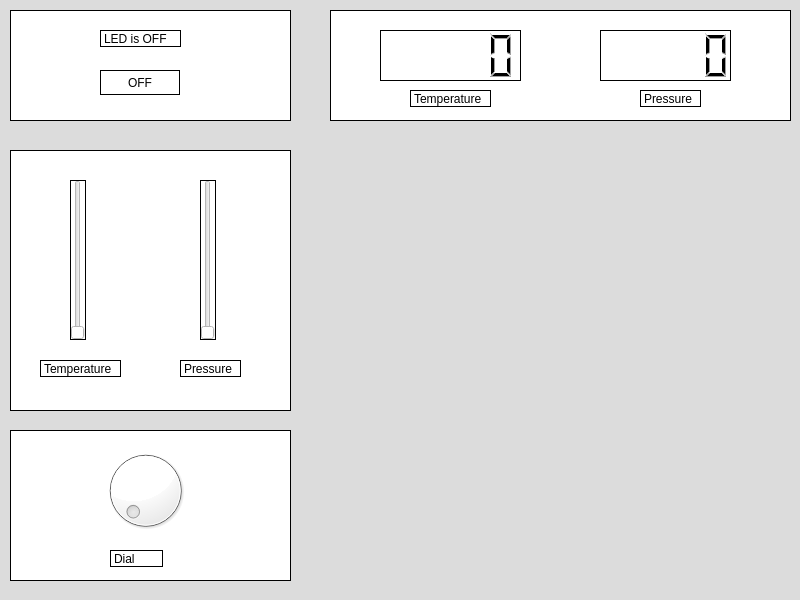
<?xml version="1.0" encoding="UTF-8"?>
<ui version="4.0">
 <class>hmi</class>
 <widget class="QWidget" name="hmi">
  <property name="geometry">
   <rect>
    <x>0</x>
    <y>0</y>
    <width>800</width>
    <height>600</height>
   </rect>
  </property>
  <property name="minimumSize">
   <size>
    <width>800</width>
    <height>0</height>
   </size>
  </property>
  <property name="windowTitle">
   <string>hmi</string>
  </property>
  <property name="styleSheet">
   <string notr="true">background-color: rgb(220, 220, 220)</string>
  </property>
  <widget class="QFrame" name="frame">
   <property name="geometry">
    <rect>
     <x>10</x>
     <y>10</y>
     <width>281</width>
     <height>111</height>
    </rect>
   </property>
   <property name="styleSheet">
    <string notr="true">background-color: rgb(255, 255, 255); border: 1px solid black</string>
   </property>
   <property name="frameShape">
    <enum>QFrame::StyledPanel</enum>
   </property>
   <property name="frameShadow">
    <enum>QFrame::Raised</enum>
   </property>
   <widget class="QPushButton" name="pushButton">
    <property name="geometry">
     <rect>
      <x>90</x>
      <y>60</y>
      <width>80</width>
      <height>25</height>
     </rect>
    </property>
    <property name="text">
     <string>OFF</string>
    </property>
   </widget>
   <widget class="QLabel" name="label">
    <property name="geometry">
     <rect>
      <x>90</x>
      <y>20</y>
      <width>81</width>
      <height>17</height>
     </rect>
    </property>
    <property name="text">
     <string>LED is OFF</string>
    </property>
   </widget>
  </widget>
  <widget class="QFrame" name="frame_2">
   <property name="geometry">
    <rect>
     <x>10</x>
     <y>150</y>
     <width>281</width>
     <height>261</height>
    </rect>
   </property>
   <property name="styleSheet">
    <string notr="true">background-color: rgb(255, 255, 255); border: 1px solid black</string>
   </property>
   <property name="frameShape">
    <enum>QFrame::StyledPanel</enum>
   </property>
   <property name="frameShadow">
    <enum>QFrame::Raised</enum>
   </property>
   <widget class="QLabel" name="label_3">
    <property name="geometry">
     <rect>
      <x>170</x>
      <y>210</y>
      <width>61</width>
      <height>17</height>
     </rect>
    </property>
    <property name="text">
     <string>Pressure</string>
    </property>
   </widget>
   <widget class="QLabel" name="label_2">
    <property name="geometry">
     <rect>
      <x>30</x>
      <y>210</y>
      <width>81</width>
      <height>17</height>
     </rect>
    </property>
    <property name="text">
     <string>Temperature</string>
    </property>
   </widget>
   <widget class="QSlider" name="verticalSlider_2">
    <property name="geometry">
     <rect>
      <x>60</x>
      <y>30</y>
      <width>16</width>
      <height>160</height>
     </rect>
    </property>
    <property name="orientation">
     <enum>Qt::Vertical</enum>
    </property>
   </widget>
   <widget class="QSlider" name="verticalSlider">
    <property name="geometry">
     <rect>
      <x>190</x>
      <y>30</y>
      <width>16</width>
      <height>160</height>
     </rect>
    </property>
    <property name="orientation">
     <enum>Qt::Vertical</enum>
    </property>
   </widget>
  </widget>
  <widget class="QFrame" name="frame_3">
   <property name="geometry">
    <rect>
     <x>10</x>
     <y>430</y>
     <width>281</width>
     <height>151</height>
    </rect>
   </property>
   <property name="styleSheet">
    <string notr="true">background-color: rgb(255, 255, 255); border: 1px solid black</string>
   </property>
   <property name="frameShape">
    <enum>QFrame::StyledPanel</enum>
   </property>
   <property name="frameShadow">
    <enum>QFrame::Raised</enum>
   </property>
   <widget class="QDial" name="dial">
    <property name="geometry">
     <rect>
      <x>90</x>
      <y>10</y>
      <width>91</width>
      <height>101</height>
     </rect>
    </property>
   </widget>
   <widget class="QLabel" name="label_4">
    <property name="geometry">
     <rect>
      <x>100</x>
      <y>120</y>
      <width>53</width>
      <height>17</height>
     </rect>
    </property>
    <property name="text">
     <string>Dial</string>
    </property>
   </widget>
  </widget>
  <widget class="QFrame" name="frame_4">
   <property name="geometry">
    <rect>
     <x>330</x>
     <y>10</y>
     <width>461</width>
     <height>111</height>
    </rect>
   </property>
   <property name="styleSheet">
    <string notr="true">background-color: rgb(255, 255, 255); border: 1px solid black</string>
   </property>
   <property name="frameShape">
    <enum>QFrame::StyledPanel</enum>
   </property>
   <property name="frameShadow">
    <enum>QFrame::Raised</enum>
   </property>
   <widget class="QLabel" name="label_6">
    <property name="geometry">
     <rect>
      <x>80</x>
      <y>80</y>
      <width>81</width>
      <height>17</height>
     </rect>
    </property>
    <property name="text">
     <string>Temperature</string>
    </property>
   </widget>
   <widget class="QLCDNumber" name="lcdNumber_2">
    <property name="geometry">
     <rect>
      <x>50</x>
      <y>20</y>
      <width>141</width>
      <height>51</height>
     </rect>
    </property>
   </widget>
   <widget class="QLabel" name="label_5">
    <property name="geometry">
     <rect>
      <x>310</x>
      <y>80</y>
      <width>61</width>
      <height>17</height>
     </rect>
    </property>
    <property name="text">
     <string>Pressure</string>
    </property>
   </widget>
   <widget class="QLCDNumber" name="lcdNumber">
    <property name="geometry">
     <rect>
      <x>270</x>
      <y>20</y>
      <width>131</width>
      <height>51</height>
     </rect>
    </property>
   </widget>
  </widget>
  <widget class="QWidget" name="widget" native="true">
   <property name="geometry">
    <rect>
     <x>330</x>
     <y>150</y>
     <width>461</width>
     <height>201</height>
    </rect>
   </property>
  </widget>
  <widget class="QWidget" name="widget_2" native="true">
   <property name="geometry">
    <rect>
     <x>330</x>
     <y>380</y>
     <width>461</width>
     <height>201</height>
    </rect>
   </property>
  </widget>
  <zorder>frame_4</zorder>
  <zorder>frame_3</zorder>
  <zorder>frame_2</zorder>
  <zorder>frame</zorder>
  <zorder>widget</zorder>
  <zorder>widget_2</zorder>
 </widget>
 <resources/>
 <connections/>
</ui>
